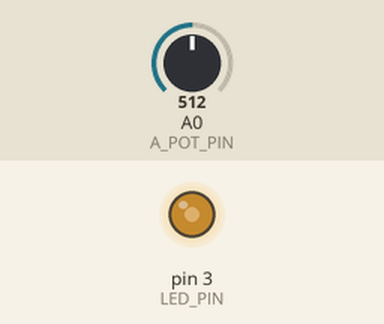
A sketch run on a simulated Arduino Uno, built with avr-gcc and run on an emulated ATmega328P. Parts: output pins drawn as LEDs (lit = HIGH). Inputs (shaded band) come from the test bench; at power-on: A0 (A_POT_PIN) = 512.

Above: at 1.2 s.
1.3 s: A0 (A_POT_PIN) set to 716
At 2.3 s:
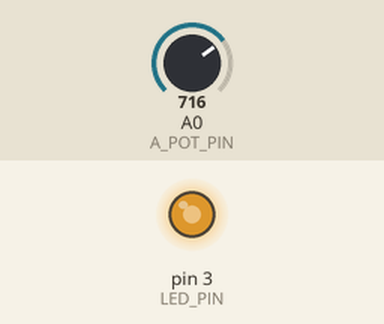
2.8 s: A0 (A_POT_PIN) set to 900
At 3.5 s:
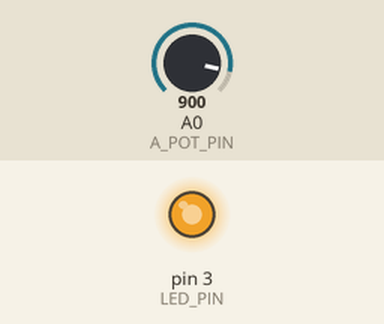
4.3 s: A0 (A_POT_PIN) set to 245
At 4.7 s:
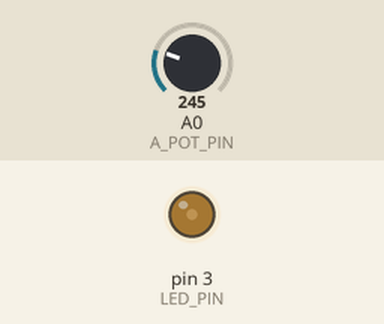
5.8 s: A0 (A_POT_PIN) set to 0
At 7.0 s:
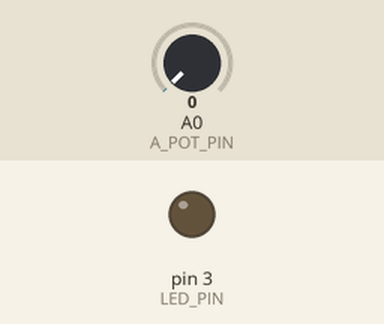
7.3 s: A0 (A_POT_PIN) set to 511
At 8.5 s:
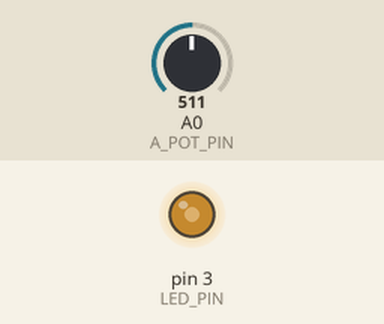
Timing chart, 0 to 9.8 s (numbered marks = the images above; inputs shaded):
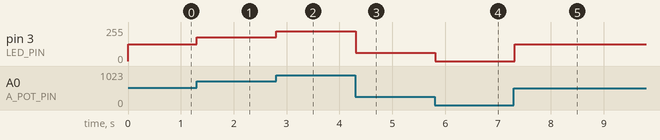

The sketch:

LED_Pot_Fade.ino
```cpp
/*
  LED Potentiometer Fade

  Fades in and out an LED based on the potentiometer value

  The wiring for this project can be found at:
  https://www.tinkercad.com/things/0UXshZXg26V

  Created 7 May 2022
  by Jonathan Purcell

  This code, among others, can be found in my GitHub repository:
  https://github.com/jonathan0purcell/Electronic-Control-Project-User-Guide-1.git
*/

// The minimum (OFF) and maximum (255) values of the PWM duty cycle
#define PWM_MIN 0
#define PWM_MAX 255

// The minimum and maximum values for the potentiometer reading
#define ANALOG_MIN 0
#define ANALOG_MAX 1023

// Define the digital (PWM) pin number for the LED
#define LED_PIN 3

// Define the potentiometer analog pin
#define A_POT_PIN A0

// Variables for the serial and mapped readings of the analog pin
int serial_pot_val;
int mapped_pot_val;

// The setup function runs once when you press reset or power the board
void setup() {
  // Set the pinMode of LED_PIN as OUTPUT
  pinMode(LED_PIN, OUTPUT);
}

// The loop function runs over and over again forever
void loop() {
  // Read the serial analog value of the potentiomer pin (0-1023)
  serial_pot_val = analogRead(A_POT_PIN);

  // Map the serial reading (0-1023) to the PWM limits (0-255)
  mapped_pot_val = map(serial_pot_val, ANALOG_MIN, ANALOG_MAX, PWM_MIN, PWM_MAX);

  // Set the PWM duty cycle ("brightness") of the LED to the mapped pot. value
  analogWrite(LED_PIN, mapped_pot_val);

  // Wait 100ms before restarting the loop
  delay(100);
}
```

Measured:
- after the input at 1.3 s, pin 3 (LED_PIN): 127/255 → 178/255 at once
- after the input at 2.8 s, pin 3 (LED_PIN): 178/255 → 224/255 at once
- after the input at 4.3 s, pin 3 (LED_PIN): 224/255 → 61/255 at once
- after the input at 5.8 s, pin 3 (LED_PIN): 61/255 → 0/255 at once
- after the input at 7.3 s, pin 3 (LED_PIN): 0/255 → 127/255 at once
